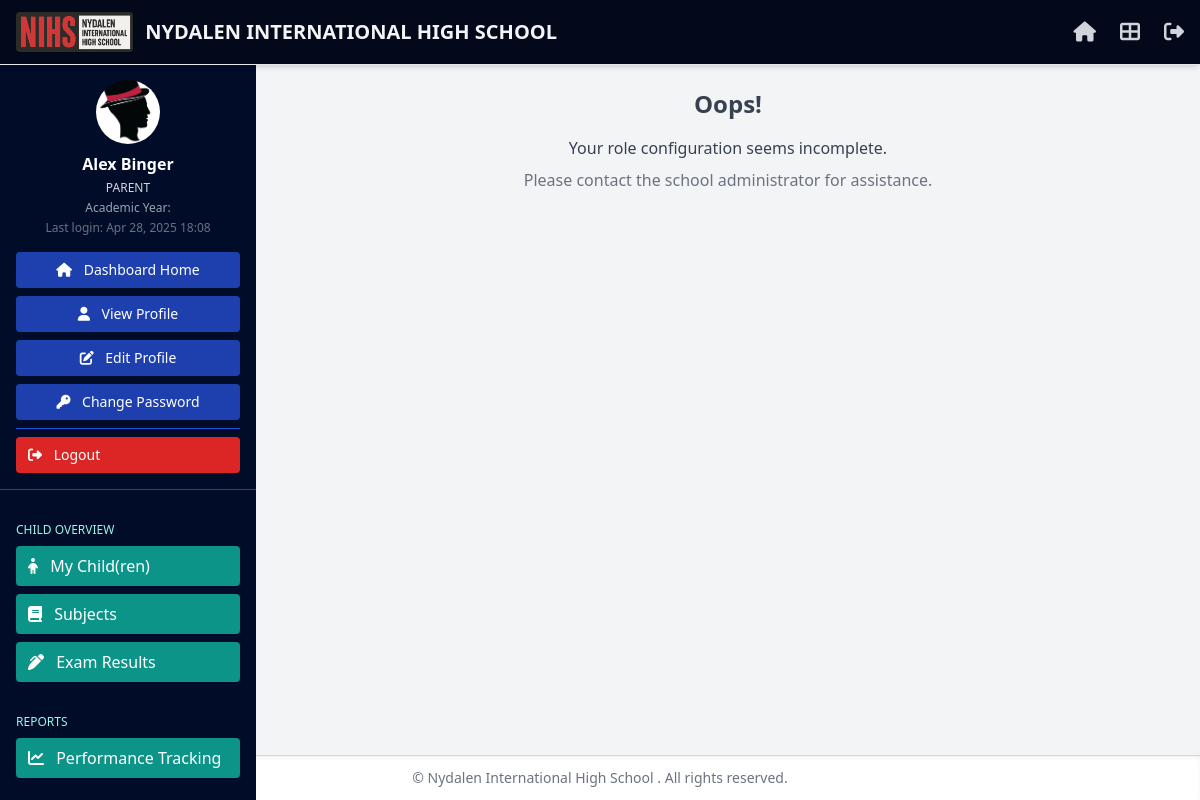
Page /users/fallback-dashboard/ (signed in) on the committed database.
### the_school/models.py (models this page shows, shortened)
class SchoolSettings(models.Model):
    singleton = models.BooleanField(default=True, unique=True)
    school_name = models.CharField(max_length=255, unique=True)
    school_logo = models.ImageField(upload_to=school_logo_upload_path,
        blank=True,
        null=True,
        default='school_logos/no_logo.png')  # Default logo path
    school_motto = models.CharField(max_length=255, blank=True, null=True)
    established_year = models.PositiveIntegerField(
        blank=True, null=True,
        validators=[
            MinValueValidator(1800),
            MaxValueValidator(datetime.now().year)
        ],
        help_text="Year the school was established (must be reasonable)."
    )
    address = models.TextField()
    contact_number = models.CharField(
        max_length=20,
        validators=[RegexValidator(r'^\+?\d{7,15}$', 'Enter a valid contact number.')],
        help_text="Phone number (e.g., +123456789)."
    )
    email_address = models.EmailField()
    website_url = models.URLField(blank=True, null=True)
    accreditation_details = models.ManyToManyField(
        Accreditor, blank=True, related_name="schools"
    )
    social_media_links = models.JSONField(
        default=dict,
        validators=[validate_social_links],
        help_text="JSON format (e.g., {'Facebook': 'https://fb.com/school'})"
    )
    homepage_intro = models.TextField(
        blank=True, null=True,
        help_text="Optional welcome message for homepage (index.html)."
    )
    about_us_title = models.CharField(
        max_length=255, blank=True, null=True,
        help_text="Optional title override for the About Us page."
    )
    about_us_subheading1 = models.CharField(max_length=255, blank=True, null=True)
    about_us_paragraph1 = models.TextField(blank=True, null=True)
    about_us_paragraph2 = models.TextField(blank=True, null=True)
    about_us_subheading2 = models.CharField(max_length=255, blank=True, null=True)
    about_us_paragraph3 = models.TextField(blank=True, null=True)
    contact_us_title = models.CharField(max_length=255, blank=True, null=True)
    contact_us_paragraph1 = models.TextField(blank=True, null=True)
    contact_us_paragraph2 = models.TextField(blank=True, null=True)
    privacy_policy = models.TextField(
        blank=True, null=True,
        help_text="Displayed in privacy_policy.html"
    )
    terms_of_service = models.TextField(
        blank=True, null=True,
        help_text="Displayed in terms_of_service.html"
    )
    created_at = models.DateTimeField(auto_now_add=True)
    updated_at = models.DateTimeField(auto_now=True)
    class Meta:
        verbose_name = "School Settings"
        verbose_name_plural = "School Settings"
        constraints = [
            models.UniqueConstraint(fields=["singleton"], name="unique_school_settings_constraint")
        ]

### users/models.py (models this page shows, shortened)
class User(AbstractUser):
    ROLE_CHOICES = [
        ('admin', 'Admin'),
        ('teacher', 'Teacher'),
        ('student', 'Student'),
        ('parent', 'Parent'),
    ]
    GENDER_CHOICES = [
        ('male', 'Male'),
        ('female', 'Female'),
        ('other', 'Other'),
    ]
    username = None  # Email replaces username
    email = models.EmailField(unique=True, db_index=True)
    first_name = models.CharField(max_length=30)
    initials = models.CharField(max_length=10, blank=True, null=True)
    last_name = models.CharField(max_length=30)
    dob = models.DateField(null=True, blank=True)
    gender = models.CharField(max_length=10, choices=GENDER_CHOICES, blank=True, null=True)
    role = models.CharField(max_length=50, choices=ROLE_CHOICES, default='student', db_index=True)
    phone_number = models.CharField(max_length=15, blank=True, null=True, validators=[phone_validator], db_index=True)
    profile_image = models.ImageField(
        upload_to='profile_photos/',
        default='profile_photos/default.png',
        blank=True,
        null=True
    )
    street_address = models.CharField(max_length=255, blank=True, null=True)
    city = models.CharField(max_length=100, blank=True, null=True)
    state_province = models.CharField(max_length=100, blank=True, null=True)
    postal_code = models.CharField(max_length=20, blank=True, null=True)
    country = CountryField(blank_label='(Select Country)', null=True, blank=True, db_index=True)
    is_active = models.BooleanField(default=True)
    date_joined = models.DateTimeField(auto_now_add=True)
    objects = CustomUserManager()
    USERNAME_FIELD = 'email'
    REQUIRED_FIELDS = ['first_name', 'last_name', 'role']
    groups = models.ManyToManyField(Group, related_name="custom_user_set", blank=True)
    user_permissions = models.ManyToManyField(Permission, related_name="custom_user_permissions_set", blank=True)

### users/views/dashboards/fallback_views.py (the view)
# urls.py: path('fallback-dashboard/', fallback_views.fallback_dashboard, name='fallback_dashboard'),       # For unconfigured roles
@login_required
def fallback_dashboard(request):
    return render(request, 'dashboards/fallback_dashboard.html')

### the_school/context_processors.py (called while the page is built)
def global_school_data(request):
    current_year = AcademicYear.objects.filter(is_current=True).first()
    school_settings = SchoolSettings.objects.first()
    accreditation_details = school_settings.accreditation_details.all() if school_settings else []
    return {
        'current_year': current_year,               # Active academic year
        'school_settings': school_settings,         # School general settings
        'accreditation_details': accreditation_details,  # Accreditation information
    }

### users/templates/dashboards/fallback_dashboard.html (shortened to what this page needs)
{% extends 'base/base_dashboard.html' %}
{% block content %}
    <div class="text-center text-gray-700">
        <h2 class="text-2xl font-bold">Oops!</h2>
        <p class="mt-4">Your role configuration seems incomplete.</p>
        <p class="mt-2 text-gray-500">Please contact the school administrator for assistance.</p>
    </div>
{% endblock %}

### users/templates/base/base_dashboard.html (shortened to what this page needs)
{% load static %}
<!DOCTYPE html>
<html lang="en">
<head>
    <script src="https://cdn.tailwindcss.com"></script>
    <link href="https://cdnjs.cloudflare.com/ajax/libs/font-awesome/6.4.2/css/all.min.css" rel="stylesheet">
    <link rel="stylesheet" href="{% static 'shared/css/bootstrap_overrides_for_tailwind.css' %}">
</head>
<body class="bg-gray-100 min-h-screen flex flex-col">
    <nav class="bs-navbar-bg text-white border-b shadow-md fixed w-full z-30 top-0">
        <div class="max-w-7xl mx-auto px-4 py-3 flex items-center justify-between">
            <div class="flex items-center space-x-3">
                <img loading="lazy" src="{{ school_settings.school_logo.url|default_if_none:'/static/logos/bivgs_logo.png' }}" alt="Logo" class="h-10 w-auto rounded shadow-sm">
                <span class="text-xl font-bold text-gray-100 hidden sm:block uppercase">
                    {{ school_settings.school_name|default:"BIVGS" }}
                </span>
            </div>
            <div class="flex items-center space-x-6">
                <a href="{% url 'the_school:index' %}" class="text-gray-300 hover:text-white" aria-label="Home">
                    <i class="fas fa-home text-xl"></i>
                </a>
                <a href="{% url 'users:role_dashboard' %}" class="text-gray-300 hover:text-white" aria-label="Dashboard">
                    <i class="fas fa-th-large text-xl"></i>
                </a>
                <form method="post" action="{% url 'users:logout' %}">
                    <button type="submit" class="text-gray-300 hover:text-red-500" aria-label="Logout">
                        <i class="fas fa-sign-out-alt text-xl"></i>
                    </button>
                </form>
            </div>
        </div>
    </nav>
    <div class="flex pt-16">
        <aside id="sidebar" class="w-64 bs-sidebar-bg text-white fixed top-16 left-0 h-screen overflow-y-auto transform transition-transform duration-300 ease-in-out md:translate-x-0 -translate-x-full z-20 pb-24">
            <div class="p-4 border-b border-blue-800 text-center">
                {% if user.profile_image %}
                    <img loading="lazy" src="{{ user.profile_image.url }}" class="h-16 w-16 rounded-full mx-auto mb-2 object-cover" alt="Profile Photo">
                {% endif %}
                <p class="font-semibold mt-2">{{ user.get_full_name }}</p>
                <p class="text-xs text-gray-300 uppercase mt-1">
                    {% if user.role == 'teacher' and user.teacher %}
                        {% if user.teacher.teacher_role == "Other" and user.teacher.custom_teacher_role %}
                            {{ user.teacher.custom_teacher_role }}
                        {% else %}
                            {{ user.teacher.teacher_role }}
                        {% endif %}
                    {% else %}
                        {{ user.get_role_display }}
                    {% endif %}
                </p>
                <p class="text-xs text-gray-400 mt-1">Academic Year: {{ current_year.year }}</p>
                <p class="text-xs text-gray-500 mt-1">Last login: {{ user.last_login|date:"M d, Y H:i" }}</p>
                <div class="mt-4 space-y-2 text-sm">
                    <a href="{% url 'users:role_dashboard' %}" class="block px-3 py-2 rounded bg-blue-800 hover:bg-blue-700 transition focus:ring-2 focus:ring-offset-2 focus:ring-blue-500" aria-label="Dashboard Home">
                        <i class="fas fa-home mr-2"></i> Dashboard Home
                    </a>
                    <a href="{% url 'users:view_profile' %}" class="block px-3 py-2 rounded bg-blue-800 hover:bg-blue-700 transition focus:ring-2 focus:ring-offset-2 focus:ring-blue-500" aria-label="View Profile">
                        <i class="fas fa-user mr-2"></i> View Profile
                    </a>
                    <a href="{% url 'users:edit_profile' %}" class="block px-3 py-2 rounded bg-blue-800 hover:bg-blue-700 transition focus:ring-2 focus:ring-offset-2 focus:ring-blue-500" aria-label="Edit Profile">
                        <i class="fas fa-edit mr-2"></i> Edit Profile
                    </a>
                    <a href="{% url 'users:change_password' %}" class="block px-3 py-2 rounded bg-blue-800 hover:bg-blue-700 transition focus:ring-2 focus:ring-offset-2 focus:ring-blue-500" aria-label="Change Password">
                        <i class="fas fa-key mr-2"></i> Change Password
                    </a>
                    <hr class="my-3 border-blue-700">
                    <form method="post" action="{% url 'users:logout' %}">
                        <button type="submit" class="w-full text-left px-3 py-2 rounded bg-red-600 hover:bg-red-500 transition focus:ring-2 focus:ring-offset-2 focus:ring-red-500" aria-label="Logout">
                            <i class="fas fa-sign-out-alt mr-2"></i> Logout
                        </button>
                    </form>
                </div>
            </div>
            <div class="p-4 space-y-2">
                {% block sidebar_nav_items %}
                    {% if user.role == 'admin' %}
                        {% include 'sidebars/admin_sidebar.html' %}
                    {% elif user.role == 'student' %}
                        {% include 'sidebars/student_sidebar.html' %}
                    {% elif user.role == 'parent' %}
                        {% include 'sidebars/parent_sidebar.html' %}
                    {% else %}
                        {% include 'sidebars/fallback_sidebar.html' %}
                    {% endif %}
                {% endblock %}
            </div>
        </aside>
        <main class="flex-1 md:ml-64 p-6">
            {% block content %}{% endblock %}
        </main>
    </div>
    <footer class="bg-white border-t border-gray-300 text-sm text-center py-3 mt-auto shadow-inner sticky bottom-0 z-10">
        <span class="text-gray-500">© {{ school_settings.school_name|default:"BIVGS" }} {{ now|date:"Y" }}. All rights reserved.</span>
    </footer>
</body>
</html>

### rows in the picture
SchoolSettings: school_logo (picture), school_name "NYDALEN INTERNATIONAL HIGH SCHOOL", school_name "Nydalen International High School"
User: profile_image (picture), get_full_name "Alex Binger", role "PARENT", last_login "Apr 28, 2025 18:08"
